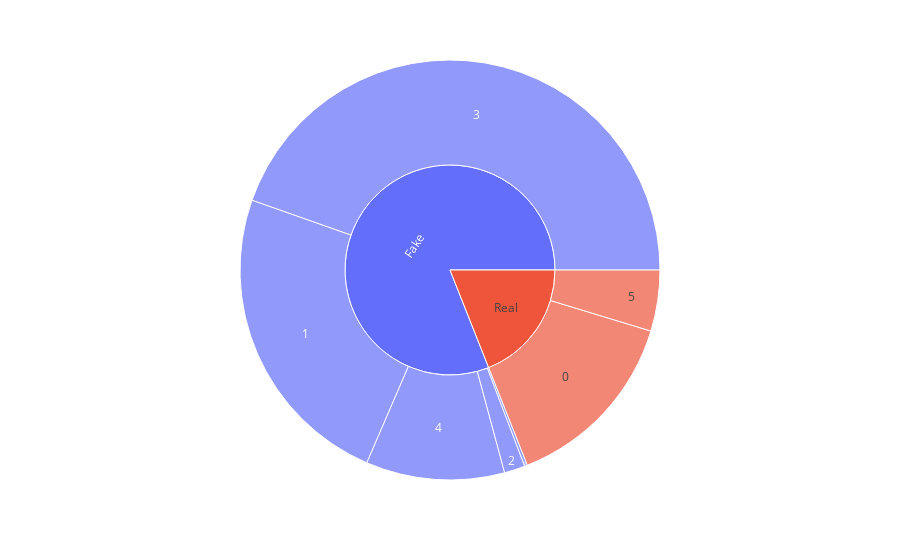

Notebook cell for this chart:
### Code cell
fig = px.sunburst(df, path=['label', 'type'])
fig.show()

### Figure 1 — Plotly figure (JSON) as saved in the notebook; plotly's stock layout.template omitted (floating-point values rounded to 4 significant figures)
{"data": [{"branchvalues": "total", "domain": {"x": [0, 1], "y": [0, 1]}, "hovertemplate": "labels=%{label}<br>count=%{value}<br>parent=%{parent}<br>id=%{id}<extra></extra>", "ids": ["Real/0", "Fake/1", "Fake/2", "Fake/3", "Fake/4", "Real/5", "Fake/6", "Fake", "Real"], "labels": ["0", "1", "2", "3", "4", "5", "6", "Fake", "Real"], "name": "", "parents": ["Real", "Fake", "Fake", "Fake", "Fake", "Real", "Fake", "", ""], "values": [134, 224, 15, 418, 100, 44, 2, 759, 178], "type": "sunburst"}], "layout": {"legend": {"tracegroupgap": 0}, "margin": {"t": 60}}}
